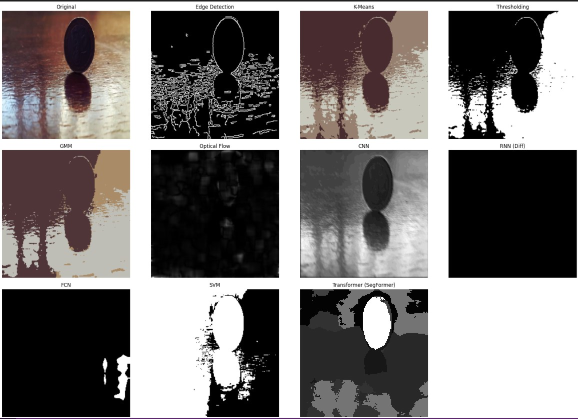
#> input picture Outcome - 1.jpg, 1155 x 837 px, given in place of 12564-240358890_small.mp4, which was not available (shown at 1/2 size)
$ jupyter execute --allow-errors Working.ipynb
#> lines starting #> are read from the running program, lines starting #| are printed output that depends on the picture; after the words box and inside, x2 and y2 are one past the last pixel; in counts of white or black regions, pixels touching at a corner belong together; pictures that were not available may be replaced by others from this repository, and a replacement may not be noted
[cell 1]
import cv2
import numpy as np
import matplotlib.pyplot as plt
from sklearn.cluster import KMeans
from sklearn.mixture import GaussianMixture
from sklearn.svm import SVC
import torch
import torch.nn as nn
import torchvision.transforms as T
import torchvision.models.segmentation as models
from transformers import SegformerFeatureExtractor, SegformerForSemanticSegmentation
import warnings
warnings.filterwarnings("ignore")

# --- Read video and 2 frames
cap = cv2.VideoCapture("3D Objects/12564-240358890_small.mp4")
ret1, frame1 = cap.read()
#> frame1 is the input picture: shape (837, 1155, 3); mean B, G, R 120, 121.2, 125
ret2, frame2 = cap.read()
cap.release()

if not (ret1 and ret2):
    print("Failed to read video.")
    exit()

frame1 = cv2.resize(frame1, (224, 224))
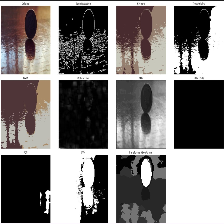
#> frame1: shape (224, 224, 3); mean B, G, R 120.4, 121.6, 125.4
frame2 = cv2.resize(frame2, (224, 224))
original_frame = frame1.copy()

# --- 1. Edge Detection ---
edges = cv2.Canny(frame1, 100, 200)
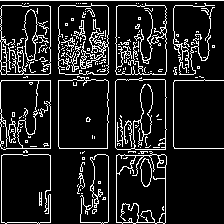
#> edges: shape (224, 224); 12.6% white in thin lines or dots

# --- 2. K-Means ---
pixels = frame1.reshape((-1, 3))
kmeans = KMeans(n_clusters=3, n_init=10).fit(pixels)
kmeans_segmented = kmeans.cluster_centers_[kmeans.labels_].reshape(frame1.shape).astype(np.uint8)
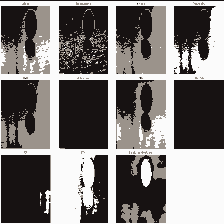
#> kmeans_segmented: shape (224, 224, 3); mean B, G, R 119.7, 121.1, 124.9

# --- 3. Thresholding ---
gray = cv2.cvtColor(frame1, cv2.COLOR_BGR2GRAY)
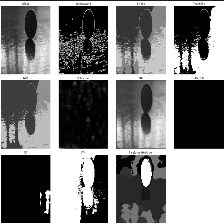
#> gray: shape (224, 224); min 0, max 255, mean 122.6
_, thresholded = cv2.threshold(gray, 120, 255, cv2.THRESH_BINARY)
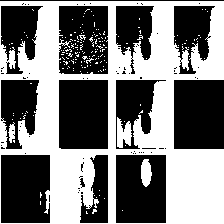
#> thresholded: shape (224, 224); 47.3% white; 179 white regions (175 under 20 px), largest, box (x1, y1, x2, y2) and area: (0, 1, 224, 224) 22636, (117, 117, 132, 148) 315, (141, 159, 152, 187) 236, (8, 122, 15, 143) 92

# --- 4. GMM ---
gmm = GaussianMixture(n_components=3, covariance_type='tied').fit(pixels)
gmm_labels = gmm.predict(pixels)
gmm_segmented = gmm.means_[gmm_labels].reshape(frame1.shape).astype(np.uint8)
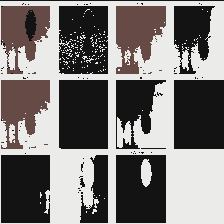
#> gmm_segmented: shape (224, 224, 3); mean B, G, R 119.9, 120.6, 124.5

# --- 5. Optical Flow ---
gray1 = cv2.cvtColor(frame1, cv2.COLOR_BGR2GRAY)
gray2 = cv2.cvtColor(frame2, cv2.COLOR_BGR2GRAY)
flow = cv2.calcOpticalFlowFarneback(gray1, gray2, None, 0.5, 3, 15, 3, 5, 1.2, 0)
magnitude, _ = cv2.cartToPolar(flow[..., 0], flow[..., 1])
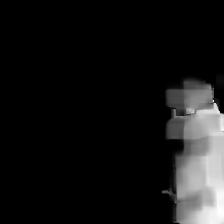
#> magnitude: shape (224, 224) float32; min 0, max 59.38, mean 5; drawn with min black and max white
optical_flow_img = cv2.normalize(magnitude, None, 0, 255, cv2.NORM_MINMAX).astype(np.uint8)

# --- 6. CNN Segmentation (Simple) ---
class SimpleCNN(nn.Module):
    def __init__(self):
        super(SimpleCNN, self).__init__()
        self.conv = nn.Sequential(
            nn.Conv2d(3, 8, 3, padding=1),
            nn.ReLU(),
            nn.Conv2d(8, 1, 3, padding=1),
            nn.Sigmoid()
        )
    def forward(self, x):
        return self.conv(x)

#> (the rest of this cell did not finish here and is left out)

$ run again, on Outcome - 2.jpg
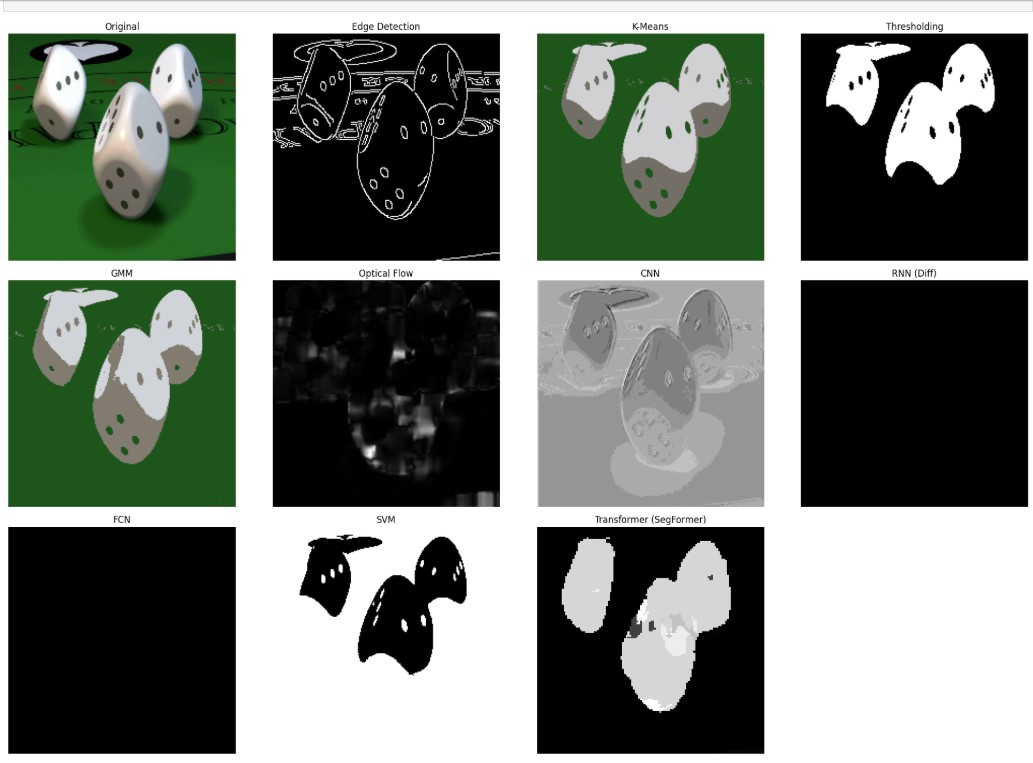
#> input picture Outcome - 2.jpg, 1033 x 763 px, given in place of 12564-240358890_small.mp4, which was not available
#> frame1 is the input picture: shape (763, 1033, 3); mean B, G, R 117, 125.2, 117.7
#> frame1: shape (224, 224, 3)
#> `edges = cv2.Canny(frame1, 100, 200)`:
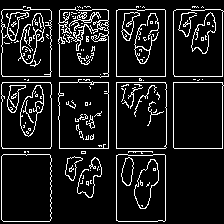
#> edges: shape (224, 224); 10.8% white in thin lines or dots
#> thresholded: shape (224, 224); 48% white; 106 white regions (95 under 20 px), largest, box (x1, y1, x2, y2) and area: (0, 0, 224, 224) 19963, (20, 85, 44, 136) 683, (135, 159, 158, 209) 667
#> `magnitude, _ = cv2.cartToPolar(flow[..., 0], flow[..., 1])`:
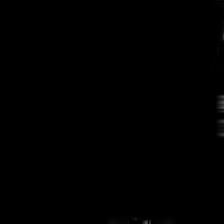
#> magnitude: shape (224, 224) float32; min 0, max 0.349, mean 0.000981
